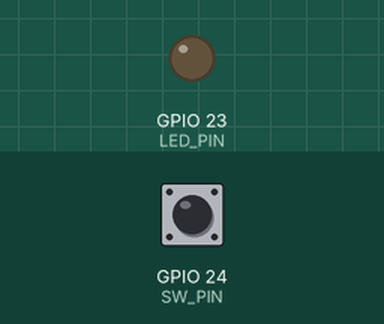
The program below on a simulated Raspberry Pi (BCM pin numbers). Shown: output pins drawn as LEDs (lit = HIGH). The inputs (shaded band) are chosen by the test bench; at power-on: GPIO 24 (SW_PIN) HIGH.

Above: at 1.2 s.
1.3 s: GPIO 24 (SW_PIN) pulled LOW for 0.15 s
At 1.4 s:
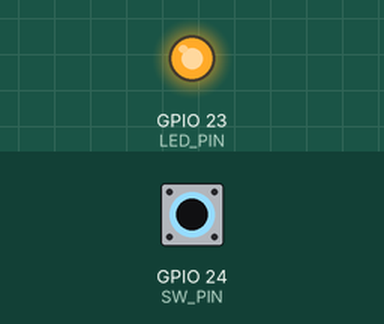
3.0 s: GPIO 24 (SW_PIN) pulled LOW for 3.2 s
At 6.6 s:
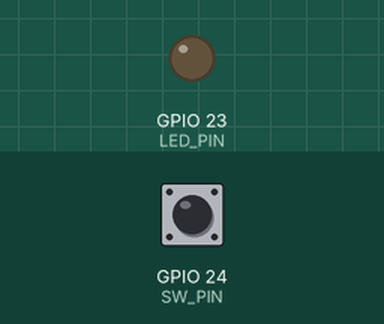
Timing chart, 0 to 8.1 s (numbered marks = the images above; inputs shaded):
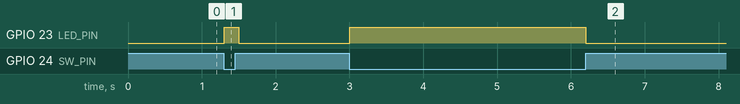

Measured:
- after the input at 1.3 s, GPIO 23 (LED_PIN): LOW → HIGH at once, → LOW 0.20 s later
- after the input at 3.0 s, GPIO 23 (LED_PIN): LOW → HIGH at once, → LOW 3.2 s later

The program:

led_sw.py
```python
#coding: utf-8

import wiringpi as pi
import time

LED_PIN = 23
SW_PIN = 24

pi.wiringPiSetupGpio()
pi.pinMode(LED_PIN, pi.OUTPUT)
pi.pinMode(SW_PIN, pi.INPUT)
pi.pullUpDnControl(SW_PIN, pi.PUD_UP)

while True:
    if(pi.digitalRead(SW_PIN) == pi.LOW):
        pi.digitalWrite(LED_PIN, pi.HIGH)
    else:
        pi.digitalWrite(LED_PIN, pi.LOW)
    time.sleep(0.1)
```
